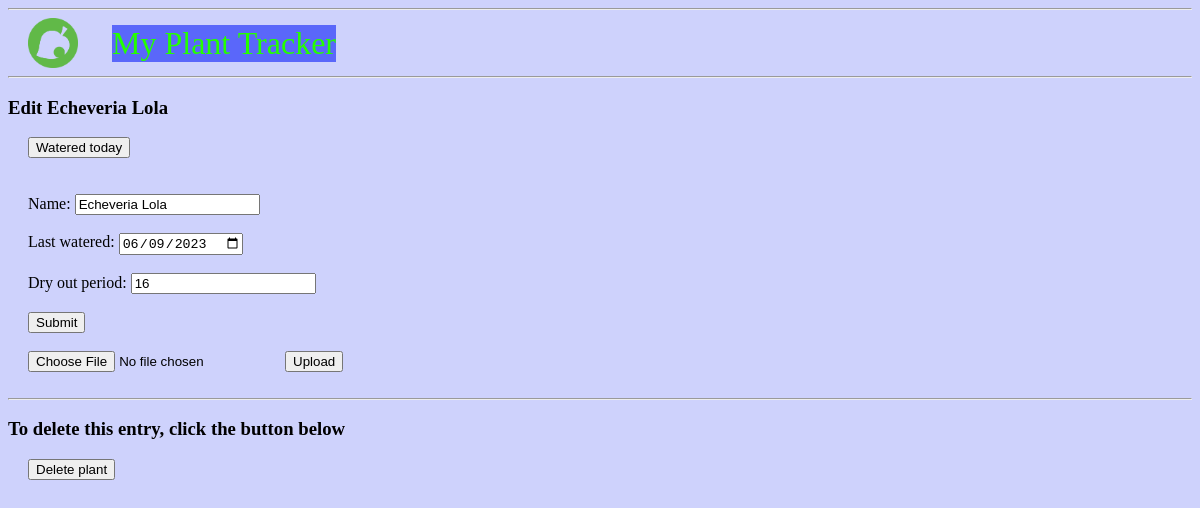
Screenshot of /Echeveria Lola/edit/ with the database file from the repository.
### tables this page shows
CREATE TABLE plants (
	id INTEGER PRIMARY KEY AUTOINCREMENT,
	name TEXT NOT NULL,
	lastWatered DATE NOT NULL,
	dryOut INTEGER NOT NULL
, remaining TINYINT);

### plantFlask.py (the view, shortened to what this page needs)
@app.route('/<string:plantName>/edit/', methods=('GET', 'POST'))
def edit(plantName):
	plant = get_plant(plantName)
	print(plant)
	return render_template('edit.html', plant=plant)

### plantFlask.py (called while the page is built)
def get_db_connection():
	conn = sqlite3.connect('database.db')
	conn.row_factory = sqlite3.Row
	return conn

def get_plant(plantName):
	conn = get_db_connection()
	plant = conn.execute('SELECT * FROM plants WHERE name = ?', (plantName,)).fetchone()
	conn.close()
	return plant

### templates/edit.html
{% extends 'base.html' %}
{% block content %}
	<h3>Edit {{ plant['name'] }}</h3>
        <form action="{{ url_for('wateredToday', plantName=plant['name']) }}" method="POST", class="edit">
                <input type="submit" value="Watered today"
                        onclick="return confirm('Watered today?')">
	</form>
	<br>
	<form method="post", class="edit", enctype=multipart/form-data>
		<br>
		<label for="name">Name: </label>
		<input type="text" name="name"
			value="{{ request.form['name'] or plant['name'] }}"></input>
		<br>
		<br>
		<label for="lastWatered">Last watered: </label>
		<input type="date" name="lastWatered"
			value="{{ request.form['lastWatered'] or plant['lastWatered'] }}"></input>
		<br>
		<br>
		<label for="dryOut">Dry out period: </label>
		<input type="text" name="dryOut"
			value="{{ request.form['dryOut'] or plant['dryOut'] }}"></input>
		<br>
		<br>
		<button type="submit">Submit</button>
		<br>
		<br>
		<input type=file name=file>
		<input type=submit value=Upload>
	</form>
	<br>
	<hr>
	<h3>To delete this entry, click the button below</h3>
	<form action="{{ url_for('delete', plantName=plant['name']) }}" method="POST", class="edit">
		<input type="submit" value="Delete plant"
			onclick="return confirm('Are you sure you want to delete this plant?')">
	</form>
{% endblock %}

### static/styles.css (style rules this page uses)
body.body { background-color: #CED2FC; }
form.edit { margin-left: 20px; }

### rows the page displays
plants: name "Echeveria Lola", lastWatered "06/09/2023", dryOut "16"
